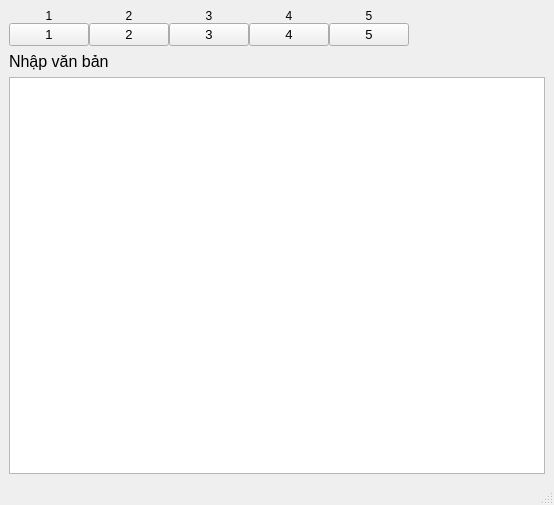
<?xml version="1.0" encoding="UTF-8"?>
<ui version="4.0">
 <class>MainWindow</class>
 <widget class="QMainWindow" name="MainWindow">
  <property name="geometry">
   <rect>
    <x>0</x>
    <y>0</y>
    <width>554</width>
    <height>505</height>
   </rect>
  </property>
  <property name="windowTitle">
   <string>MainWindow</string>
  </property>
  <widget class="QWidget" name="centralwidget">
   <layout class="QVBoxLayout" name="verticalLayout_7">
    <item>
     <layout class="QVBoxLayout" name="verticalLayout_2">
      <item>
       <layout class="QHBoxLayout" name="horizontalLayout">
        <property name="spacing">
         <number>0</number>
        </property>
        <item>
         <layout class="QVBoxLayout" name="verticalLayout">
          <property name="spacing">
           <number>0</number>
          </property>
          <item>
           <widget class="QLabel" name="label_3">
            <property name="enabled">
             <bool>true</bool>
            </property>
            <property name="font">
             <font>
              <family>MS UI Gothic</family>
              <strikeout>false</strikeout>
             </font>
            </property>
            <property name="toolTipDuration">
             <number>0</number>
            </property>
            <property name="text">
             <string>1</string>
            </property>
            <property name="alignment">
             <set>Qt::AlignBottom|Qt::AlignHCenter</set>
            </property>
           </widget>
          </item>
          <item>
           <widget class="QPushButton" name="pushButton_3">
            <property name="font">
             <font>
              <pointsize>10</pointsize>
             </font>
            </property>
            <property name="cursor">
             <cursorShape>PointingHandCursor</cursorShape>
            </property>
            <property name="text">
             <string>1</string>
            </property>
           </widget>
          </item>
         </layout>
        </item>
        <item>
         <layout class="QVBoxLayout" name="verticalLayout_3">
          <property name="spacing">
           <number>0</number>
          </property>
          <item>
           <widget class="QLabel" name="label_4">
            <property name="enabled">
             <bool>true</bool>
            </property>
            <property name="font">
             <font>
              <family>MS UI Gothic</family>
              <strikeout>false</strikeout>
             </font>
            </property>
            <property name="toolTipDuration">
             <number>0</number>
            </property>
            <property name="text">
             <string>2</string>
            </property>
            <property name="alignment">
             <set>Qt::AlignBottom|Qt::AlignHCenter</set>
            </property>
           </widget>
          </item>
          <item>
           <widget class="QPushButton" name="pushButton_4">
            <property name="font">
             <font>
              <pointsize>10</pointsize>
             </font>
            </property>
            <property name="cursor">
             <cursorShape>PointingHandCursor</cursorShape>
            </property>
            <property name="text">
             <string>2</string>
            </property>
           </widget>
          </item>
         </layout>
        </item>
        <item>
         <layout class="QVBoxLayout" name="verticalLayout_4">
          <property name="spacing">
           <number>0</number>
          </property>
          <item>
           <widget class="QLabel" name="label_5">
            <property name="enabled">
             <bool>true</bool>
            </property>
            <property name="font">
             <font>
              <family>MS UI Gothic</family>
              <strikeout>false</strikeout>
             </font>
            </property>
            <property name="toolTipDuration">
             <number>0</number>
            </property>
            <property name="text">
             <string>3</string>
            </property>
            <property name="alignment">
             <set>Qt::AlignBottom|Qt::AlignHCenter</set>
            </property>
           </widget>
          </item>
          <item>
           <widget class="QPushButton" name="pushButton_5">
            <property name="font">
             <font>
              <pointsize>10</pointsize>
             </font>
            </property>
            <property name="cursor">
             <cursorShape>PointingHandCursor</cursorShape>
            </property>
            <property name="text">
             <string>3</string>
            </property>
           </widget>
          </item>
         </layout>
        </item>
        <item>
         <layout class="QVBoxLayout" name="verticalLayout_5">
          <property name="spacing">
           <number>0</number>
          </property>
          <item>
           <widget class="QLabel" name="label_6">
            <property name="enabled">
             <bool>true</bool>
            </property>
            <property name="font">
             <font>
              <family>MS UI Gothic</family>
              <strikeout>false</strikeout>
             </font>
            </property>
            <property name="toolTipDuration">
             <number>0</number>
            </property>
            <property name="text">
             <string>4</string>
            </property>
            <property name="alignment">
             <set>Qt::AlignBottom|Qt::AlignHCenter</set>
            </property>
           </widget>
          </item>
          <item>
           <widget class="QPushButton" name="pushButton_2">
            <property name="font">
             <font>
              <pointsize>10</pointsize>
             </font>
            </property>
            <property name="cursor">
             <cursorShape>PointingHandCursor</cursorShape>
            </property>
            <property name="text">
             <string>4</string>
            </property>
           </widget>
          </item>
         </layout>
        </item>
        <item>
         <layout class="QVBoxLayout" name="verticalLayout_6">
          <property name="spacing">
           <number>0</number>
          </property>
          <item>
           <widget class="QLabel" name="label_7">
            <property name="enabled">
             <bool>true</bool>
            </property>
            <property name="font">
             <font>
              <family>MS UI Gothic</family>
              <strikeout>false</strikeout>
             </font>
            </property>
            <property name="toolTipDuration">
             <number>0</number>
            </property>
            <property name="text">
             <string>5</string>
            </property>
            <property name="alignment">
             <set>Qt::AlignBottom|Qt::AlignHCenter</set>
            </property>
           </widget>
          </item>
          <item>
           <widget class="QPushButton" name="pushButton">
            <property name="enabled">
             <bool>true</bool>
            </property>
            <property name="font">
             <font>
              <pointsize>10</pointsize>
             </font>
            </property>
            <property name="cursor">
             <cursorShape>PointingHandCursor</cursorShape>
            </property>
            <property name="toolTipDuration">
             <number>-1</number>
            </property>
            <property name="text">
             <string>5</string>
            </property>
            <property name="iconSize">
             <size>
              <width>16</width>
              <height>16</height>
             </size>
            </property>
           </widget>
          </item>
         </layout>
        </item>
        <item>
         <spacer name="horizontalSpacer">
          <property name="orientation">
           <enum>Qt::Horizontal</enum>
          </property>
          <property name="sizeHint" stdset="0">
           <size>
            <width>40</width>
            <height>20</height>
           </size>
          </property>
         </spacer>
        </item>
       </layout>
      </item>
      <item>
       <widget class="QLabel" name="label">
        <property name="font">
         <font>
          <pointsize>12</pointsize>
         </font>
        </property>
        <property name="text">
         <string>Nhập văn bản</string>
        </property>
       </widget>
      </item>
      <item>
       <widget class="QTextEdit" name="textEdit">
        <property name="font">
         <font>
          <pointsize>10</pointsize>
         </font>
        </property>
       </widget>
      </item>
     </layout>
    </item>
   </layout>
  </widget>
  <widget class="QStatusBar" name="statusbar"/>
 </widget>
 <resources/>
 <connections/>
</ui>
